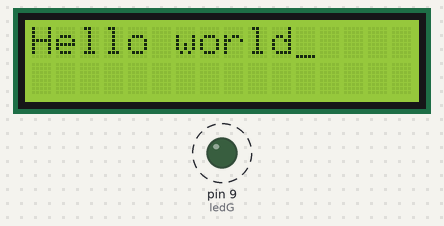
Simulated run of this sketch. Board: Arduino Uno, built with avr-gcc and run on an emulated ATmega328P. On the bench: 16×2 character LCD, output pins drawn as LEDs (lit = HIGH). Dashed ring = blinking.

Above: at 0.1 s.
Timing chart, 0 to 130.0 s (numbered marks = the images above):
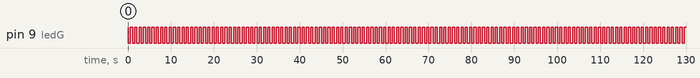

The sketch:

LCDTest.ino
```cpp
#include <Wire.h>
#include <LiquidCrystal_I2C.h>

// Set the LCD address to 0x27 for a 16 chars and 2 line display
LiquidCrystal_I2C lcd(0x27, 16, 2);
int ledG = 9;

void print_it(const char * str) {
  for (int i = 0; str[i]; i++) {
    lcd.print(str[i]);
  }
}

void setup()
{
  pinMode(ledG, OUTPUT);
  digitalWrite(ledG, HIGH);
  // initialize the LCD
  lcd.begin();
  lcd.clear();
  lcd.cursor();
  lcd.leftToRight();
  lcd.home();
  lcd.setCursor(0, 0);
  // Turn on the blacklight and print a message.
  //lcd.backlight();
  //lcd.noAutoscroll();
  //lcd.autoscroll();
  print_it("Hello world");
  //lcd.print("Hello, world!");
  //lcd.print("Hello, world!");
}

void loop()
{
  digitalWrite(ledG, LOW);
  delay(500);
  digitalWrite(ledG, HIGH);
  delay(500);
  /*
  // Do nothing here...
  // set the cursor to (0,0):
  lcd.setCursor(0, 0);
  // print from 0 to 9:
  for (int thisChar = 0; thisChar < 10; thisChar++) {
    lcd.print(thisChar);
    delay(500);
  }

  // set the cursor to (16,1):
  lcd.setCursor(16, 1);
  // set the display to automatically scroll:
  lcd.autoscroll();
  // print from 0 to 9:
  for (int thisChar = 0; thisChar < 10; thisChar++) {
    lcd.print(thisChar);
    delay(500);
  }
  // turn off automatic scrolling
  lcd.noAutoscroll();

  // clear screen for the next loop:
  lcd.clear();
  */
}
```

Measured:
- by itself, pin 9 (ledG): alternates HIGH for 0.50 s and LOW for 0.50 s
